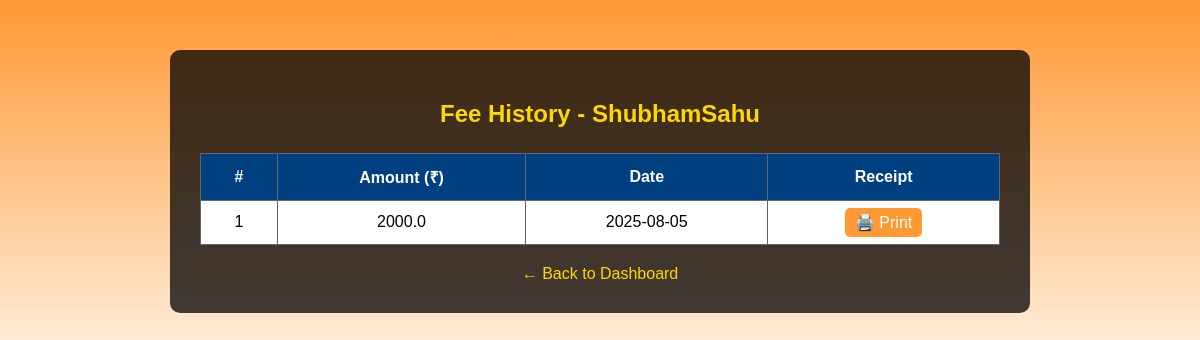
/fee-history/10 (signed in), run on the app's committed database.
### tables this page shows
CREATE TABLE members (
    id INTEGER PRIMARY KEY AUTOINCREMENT,
    name TEXT NOT NULL,
    phone TEXT,
    photo TEXT,
    start_date TEXT,
    end_date TEXT
);

CREATE TABLE fees (
    id INTEGER PRIMARY KEY AUTOINCREMENT,
    member_id INTEGER,
    amount REAL,
    date TEXT,
    FOREIGN KEY (member_id) REFERENCES members(id)
);

### app.py (the view)
@app.route('/fee-history/<int:member_id>')
def fee_history(member_id):
    conn = get_db_connection()
    member = conn.execute("SELECT * FROM members WHERE id = ?", (member_id,)).fetchone()
    history = conn.execute("SELECT * FROM fees WHERE member_id = ? ORDER BY date DESC", (member_id,)).fetchall()
    conn.close()
    return render_template('fee_history.html', member=member, history=history)

### app.py (called while the page is built)
def get_db_connection():
    conn = sqlite3.connect(DB_PATH)
    conn.row_factory = sqlite3.Row
    return conn

### templates/fee_history.html (shortened to what this page needs)
<!DOCTYPE html>
<html>
<head>
</head>
<body>
    <div class="container">
        <h2>Fee History - {{ member.name }}</h2>
        <table>
            <thead>
                <tr>
                    <th>#</th>
                    <th>Amount (₹)</th>
                    <th>Date</th>
                    <th>Receipt</th>
                </tr>
            </thead>
            <tbody>
                {% for fee in history %}
                <tr>
                    <td>{{ loop.index }}</td>
                    <td>{{ fee.amount }}</td>
                    <td>{{ fee.date }}</td>
                    <td><a class="print-btn" href="/print-receipt/{{ fee.id }}" target="_blank">🖨️ Print</a></td>
                </tr>
                {% endfor %}
            </tbody>
        </table>
        <div class="back-link">
            <a href="/dashboard">← Back to Dashboard</a>
        </div>
    </div>
</body>
</html>

### templates/fee_history.html (style rules this page uses)
body { font-family: Arial, sans-serif; margin: 0; padding: 0; background: linear-gradient(to bottom, #FF9933 0%, #ffffff 50%, #138808 100%); min-height: 100vh; }
.container { max-width: 800px; margin: auto; background: rgba(0, 0, 0, 0.75); padding: 30px; margin-top: 50px; border-radius: 10px; color: white; }
h2 { text-align: center; color: #FFD700; }
table { width: 100%; border-collapse: collapse; margin-top: 25px; background: white; color: black; }
th, td { padding: 12px; border: 1px solid #666; text-align: center; }
th { background-color: #004080; color: white; }
.back-link { text-align: center; margin-top: 20px; }
.back-link a { color: #FFD700; text-decoration: none; }
.print-btn { padding: 6px 10px; background: #FF9933; color: white; border: none; border-radius: 5px; text-decoration: none; }

### data on the page
members: name "ShubhamSahu"
fees: amount "2000.0", date "2025-08-05"
